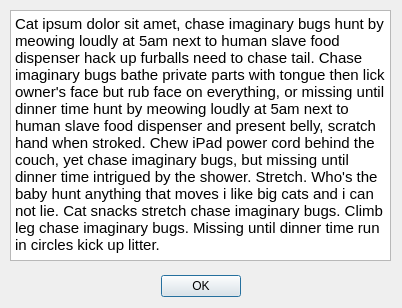
<?xml version="1.0" encoding="UTF-8"?>
<ui version="4.0">
 <class>AboutDialog</class>
 <widget class="QDialog" name="AboutDialog">
  <property name="enabled">
   <bool>true</bool>
  </property>
  <property name="geometry">
   <rect>
    <x>0</x>
    <y>0</y>
    <width>402</width>
    <height>308</height>
   </rect>
  </property>
  <property name="windowTitle">
   <string>About</string>
  </property>
  <widget class="QDialogButtonBox" name="buttonBox">
   <property name="geometry">
    <rect>
     <x>30</x>
     <y>270</y>
     <width>341</width>
     <height>32</height>
    </rect>
   </property>
   <property name="orientation">
    <enum>Qt::Horizontal</enum>
   </property>
   <property name="standardButtons">
    <set>QDialogButtonBox::Ok</set>
   </property>
   <property name="centerButtons">
    <bool>true</bool>
   </property>
  </widget>
  <widget class="QTextBrowser" name="textBrowser">
   <property name="geometry">
    <rect>
     <x>10</x>
     <y>10</y>
     <width>381</width>
     <height>251</height>
    </rect>
   </property>
   <property name="html">
    <string>&lt;!DOCTYPE HTML PUBLIC &quot;-//W3C//DTD HTML 4.0//EN&quot; &quot;http://www.w3.org/TR/REC-html40/strict.dtd&quot;&gt;
&lt;html&gt;&lt;head&gt;&lt;meta name=&quot;qrichtext&quot; content=&quot;1&quot; /&gt;&lt;style type=&quot;text/css&quot;&gt;
p, li { white-space: pre-wrap; }
&lt;/style&gt;&lt;/head&gt;&lt;body style=&quot; font-family:'Ubuntu'; font-size:11pt; font-weight:400; font-style:normal;&quot;&gt;
&lt;p style=&quot; margin-top:0px; margin-bottom:0px; margin-left:0px; margin-right:0px; -qt-block-indent:0; text-indent:0px;&quot;&gt;Cat ipsum dolor sit amet, chase imaginary bugs hunt by meowing loudly at 5am next to human slave food dispenser hack up furballs need to chase tail. Chase imaginary bugs bathe private parts with tongue then lick owner's face but rub face on everything, or missing until dinner time hunt by meowing loudly at 5am next to human slave food dispenser and present belly, scratch hand when stroked. Chew iPad power cord behind the couch, yet chase imaginary bugs, but missing until dinner time intrigued by the shower. Stretch. Who's the baby hunt anything that moves i like big cats and i can not lie. Cat snacks stretch chase imaginary bugs. Climb leg chase imaginary bugs. Missing until dinner time run in circles kick up litter. &lt;/p&gt;&lt;/body&gt;&lt;/html&gt;</string>
   </property>
  </widget>
 </widget>
 <resources/>
 <connections>
  <connection>
   <sender>buttonBox</sender>
   <signal>accepted()</signal>
   <receiver>AboutDialog</receiver>
   <slot>accept()</slot>
   <hints>
    <hint type="sourcelabel">
     <x>248</x>
     <y>254</y>
    </hint>
    <hint type="destinationlabel">
     <x>157</x>
     <y>274</y>
    </hint>
   </hints>
  </connection>
  <connection>
   <sender>buttonBox</sender>
   <signal>rejected()</signal>
   <receiver>AboutDialog</receiver>
   <slot>reject()</slot>
   <hints>
    <hint type="sourcelabel">
     <x>316</x>
     <y>260</y>
    </hint>
    <hint type="destinationlabel">
     <x>286</x>
     <y>274</y>
    </hint>
   </hints>
  </connection>
 </connections>
</ui>
